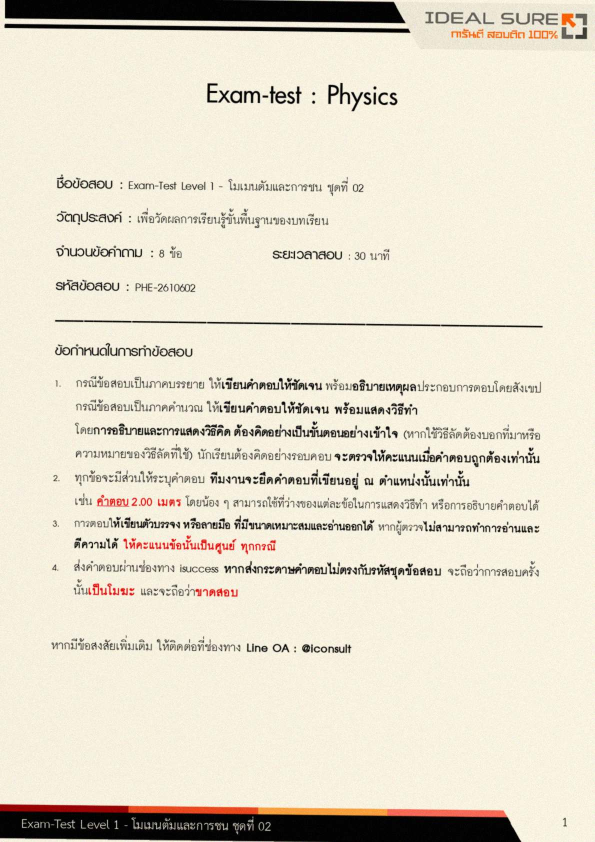
#> input picture eval/fixtures/scan/phe/p1.jpg, 1190 x 1684 px (shown at 1/2 size)
$ python grid.py ../fixtures/scan/phe/p1.jpg ../fixtures/scan/phe/p2.jpg 1.0
#> lines starting #> are read from the running program, lines starting #| are printed output that depends on the picture
# Draws a labeled coordinate grid (app canvas pixels) over dumped page PNGs for ground-truth labeling.
import sys, os
from PIL import Image, ImageDraw
src, out = sys.argv[1], sys.argv[2]
scale = float(sys.argv[3]) if len(sys.argv) > 3 else 0.6
im = Image.open(src).convert('RGB')
#> im is the input picture: PIL image 1190x1684 RGB; mean R, G, B 228.5, 221.3, 204.4
d = ImageDraw.Draw(im)
W, H = im.size
#> W = 1190; H = 1684
for y in range(0, H, 50):
    d.line([(0, y), (W, y)], fill=(255, 0, 0) if y % 100 == 0 else (255, 190, 190), width=1)
    if y % 100 == 0: d.text((2, y + 1), str(y), fill=(255, 0, 0))
for x in range(0, W, 50):
    d.line([(x, 0), (x, H)], fill=(0, 0, 255) if x % 100 == 0 else (190, 190, 255), width=1)
    if x % 100 == 0: d.text((x + 2, 2), str(x), fill=(0, 0, 255))
im = im.resize((int(W * scale), int(H * scale)))
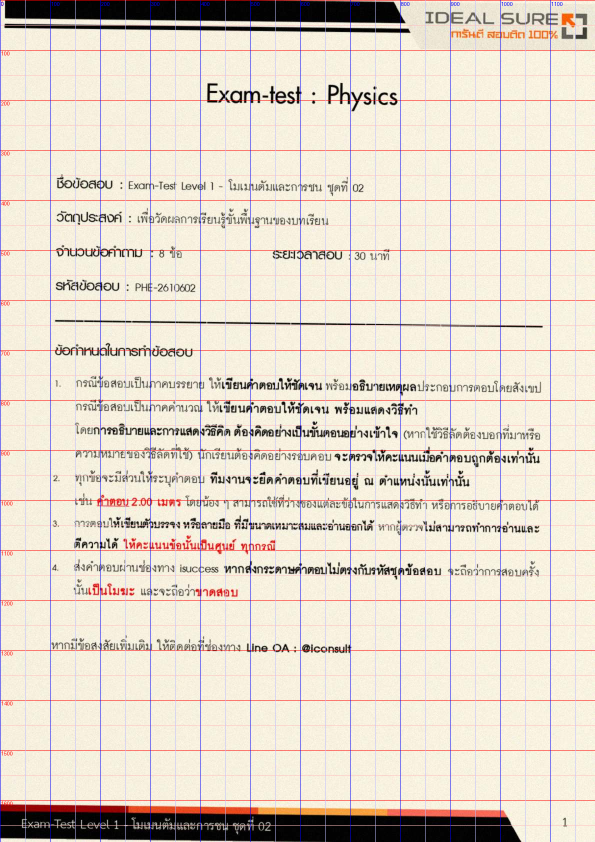
#> im: PIL image 1190x1684 RGB (shown at 1/2 size); mean R, G, B 226.3, 216.1, 203.2
im.save(out, quality=85)

$ run again, on eval/fixtures/scan/phe/p3.jpg
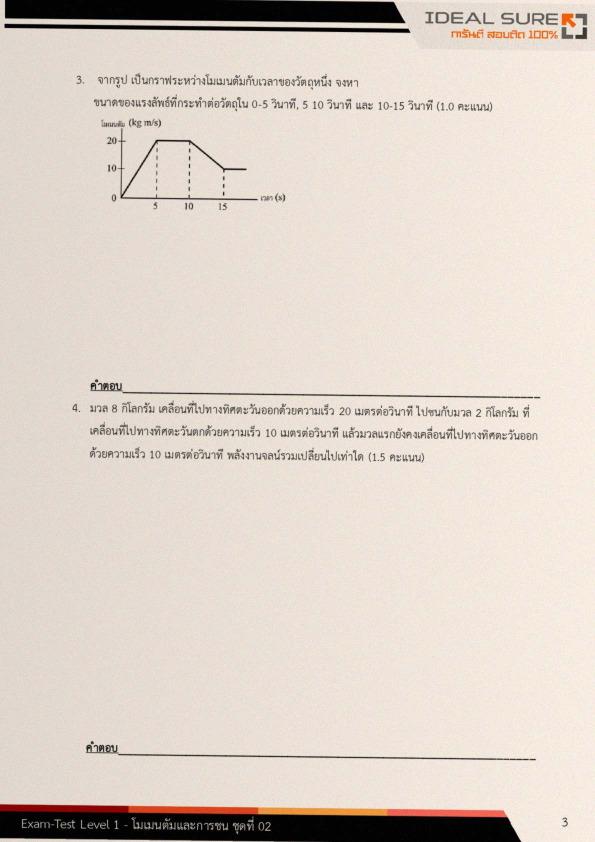
#> input picture eval/fixtures/scan/phe/p3.jpg, 1190 x 1684 px (shown at 1/2 size)
#> im is the input picture: PIL image 1190x1684 RGB; mean R, G, B 221.8, 210.6, 201.4
#> `im = im.resize((int(W * scale), int(H * scale)))`:
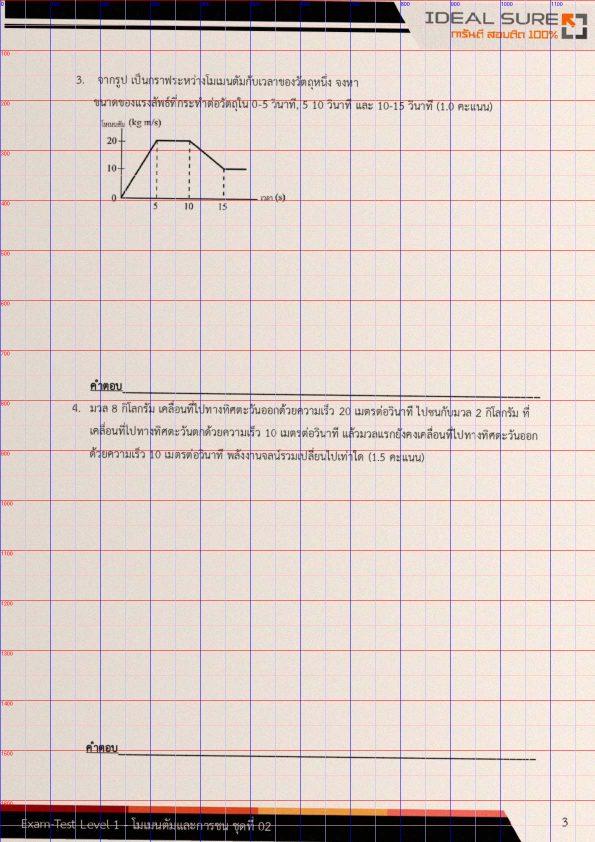
#> im: PIL image 1190x1684 RGB (shown at 1/2 size); mean R, G, B 219.8, 205.8, 200.3

$ run again, on eval/fixtures/scan/phe/p4.jpg
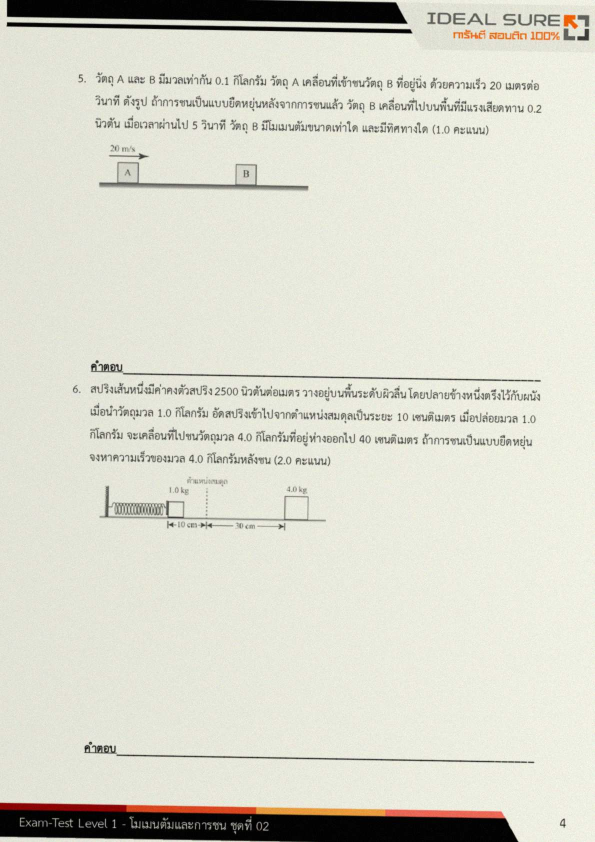
#> input picture eval/fixtures/scan/phe/p4.jpg, 1190 x 1684 px (shown at 1/2 size)
#> im is the input picture: PIL image 1190x1684 RGB; mean R, G, B 217.7, 217.8, 205.5
#> `im = im.resize((int(W * scale), int(H * scale)))`:
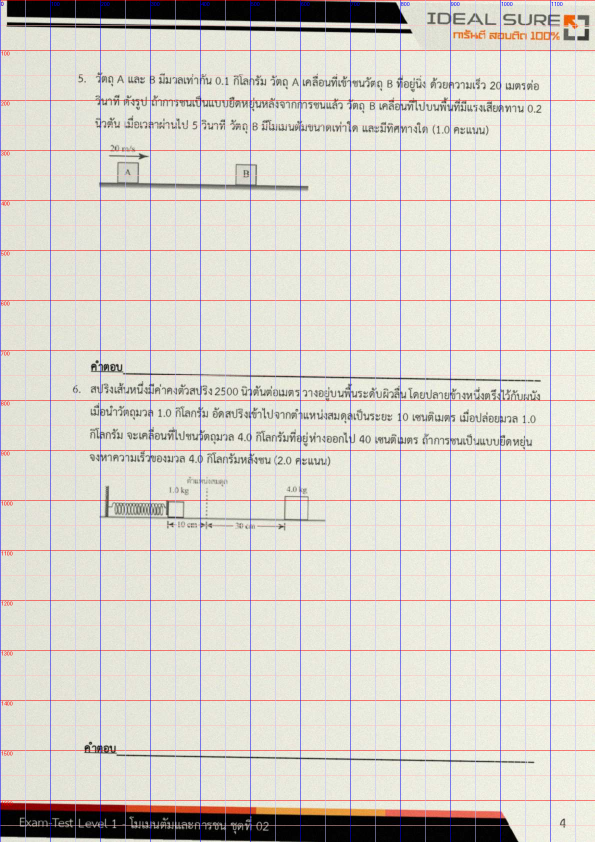
#> im: PIL image 1190x1684 RGB (shown at 1/2 size); mean R, G, B 215.9, 212.7, 204.2

$ run again, on eval/fixtures/scan/phe/p5.jpg
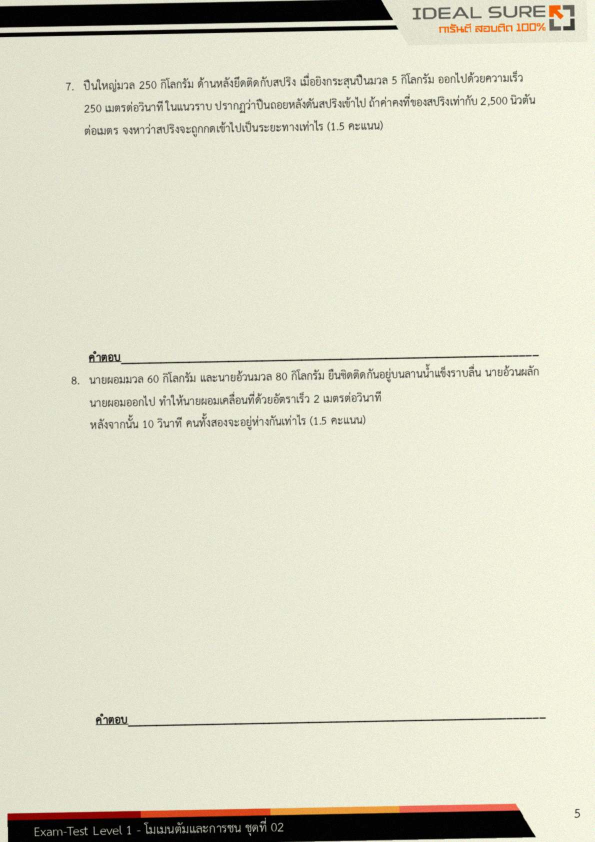
#> input picture eval/fixtures/scan/phe/p5.jpg, 1190 x 1684 px (shown at 1/2 size)
#> im is the input picture: PIL image 1190x1684 RGB; mean R, G, B 220.6, 218.7, 199.6
#> `im = im.resize((int(W * scale), int(H * scale)))`:
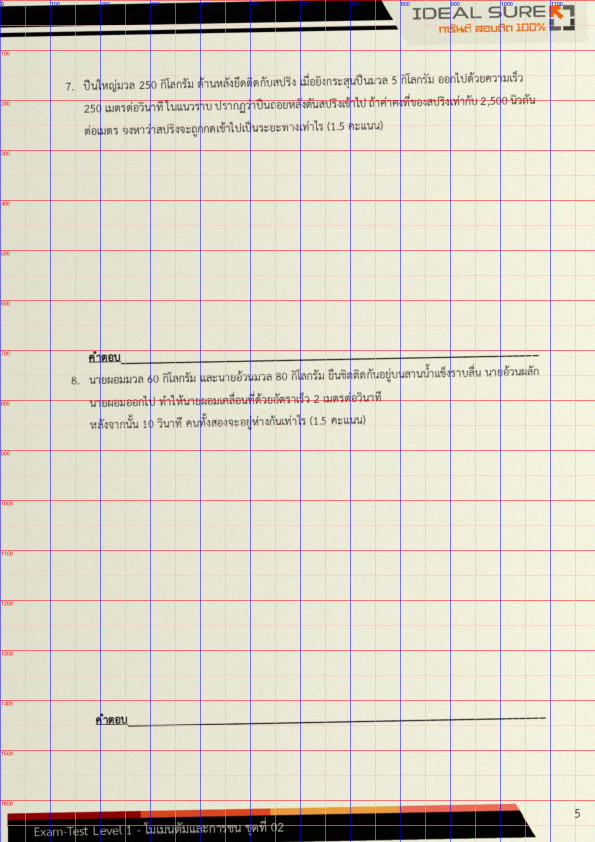
#> im: PIL image 1190x1684 RGB (shown at 1/2 size); mean R, G, B 218.7, 213.6, 198.6
